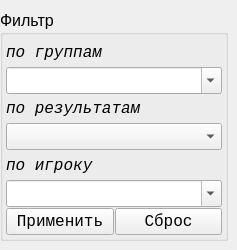
      <widget class="QWidget" name="tab_3">
       <attribute name="title">
        <string>ГР</string>
       </attribute>
       <widget class="QGroupBox" name="groupBox_filter_group_4">
        <property name="geometry">
         <rect>
          <x>0</x>
          <y>10</y>
          <width>228</width>
          <height>231</height>
         </rect>
        </property>
        <property name="font">
         <font>
          <pointsize>12</pointsize>
          <weight>50</weight>
          <bold>false</bold>
         </font>
        </property>
        <property name="title">
         <string>Фильтр</string>
        </property>
        <layout class="QVBoxLayout" name="verticalLayout_12">
         <property name="spacing">
          <number>1</number>
         </property>
         <property name="leftMargin">
          <number>3</number>
         </property>
         <property name="topMargin">
          <number>3</number>
         </property>
         <property name="rightMargin">
          <number>3</number>
         </property>
         <property name="bottomMargin">
          <number>3</number>
         </property>
         <item>
          <layout class="QVBoxLayout" name="verticalLayout_13">
           <property name="spacing">
            <number>1</number>
           </property>
           <item>
            <widget class="QLabel" name="label_71">
             <property name="font">
              <font>
               <family>Courier New</family>
               <pointsize>12</pointsize>
               <italic>true</italic>
              </font>
             </property>
             <property name="text">
              <string>по группам</string>
             </property>
            </widget>
           </item>
           <item>
            <widget class="QComboBox" name="comboBox_filter_group_2">
             <property name="editable">
              <bool>true</bool>
             </property>
            </widget>
           </item>
           <item>
            <widget class="QLabel" name="label_72">
             <property name="font">
              <font>
               <family>Courier New</family>
               <pointsize>12</pointsize>
               <italic>true</italic>
              </font>
             </property>
             <property name="text">
              <string>по результатам</string>
             </property>
            </widget>
           </item>
           <item>
            <widget class="QComboBox" name="comboBox_filter_played_2"/>
           </item>
           <item>
            <widget class="QLabel" name="label_73">
             <property name="font">
              <font>
               <family>Courier New</family>
               <pointsize>12</pointsize>
               <italic>true</italic>
              </font>
             </property>
             <property name="text">
              <string>по игроку</string>
             </property>
            </widget>
           </item>
           <item>
            <widget class="QComboBox" name="comboBox_find_name_2">
             <property name="font">
              <font>
               <pointsize>12</pointsize>
              </font>
             </property>
             <property name="editable">
              <bool>true</bool>
             </property>
            </widget>
           </item>
          </layout>
         </item>
         <item>
          <layout class="QHBoxLayout" name="horizontalLayout_32">
           <property name="spacing">
            <number>1</number>
           </property>
           <item>
            <widget class="QPushButton" name="Button_filter_gr_2">
             <property name="font">
              <font>
               <family>Courier New</family>
               <pointsize>12</pointsize>
               <weight>50</weight>
               <bold>false</bold>
              </font>
             </property>
             <property name="text">
              <string>Применить</string>
             </property>
            </widget>
           </item>
           <item>
            <widget class="QPushButton" name="Button_reset_filter_gr_2">
             <property name="font">
              <font>
               <family>Courier New</family>
               <pointsize>12</pointsize>
               <weight>50</weight>
               <bold>false</bold>
              </font>
             </property>
             <property name="text">
              <string>Сброс</string>
             </property>
            </widget>
           </item>
          </layout>
         </item>
        </layout>
       </widget>
      </widget>
